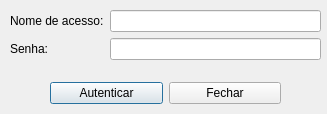
<?xml version="1.0" encoding="UTF-8"?>
<ui version="4.0">
 <class>fm_autenticacao</class>
 <widget class="QDialog" name="fm_autenticacao">
  <property name="geometry">
   <rect>
    <x>0</x>
    <y>0</y>
    <width>327</width>
    <height>114</height>
   </rect>
  </property>
  <property name="windowTitle">
   <string>Formulário de autenticação do sistema LifeLogging</string>
  </property>
  <widget class="QWidget" name="formLayoutWidget">
   <property name="geometry">
    <rect>
     <x>10</x>
     <y>10</y>
     <width>311</width>
     <height>61</height>
    </rect>
   </property>
   <layout class="QFormLayout" name="formLayout">
    <item row="0" column="0">
     <widget class="QLabel" name="label">
      <property name="text">
       <string>Nome de acesso:</string>
      </property>
     </widget>
    </item>
    <item row="0" column="1">
     <widget class="QLineEdit" name="lineEdit_nome_acesso"/>
    </item>
    <item row="1" column="0">
     <widget class="QLabel" name="label_2">
      <property name="text">
       <string>Senha:</string>
      </property>
     </widget>
    </item>
    <item row="1" column="1">
     <widget class="QLineEdit" name="lineEdit_senha">
      <property name="echoMode">
       <enum>QLineEdit::Password</enum>
      </property>
     </widget>
    </item>
   </layout>
  </widget>
  <widget class="QWidget" name="layoutWidget">
   <property name="geometry">
    <rect>
     <x>50</x>
     <y>80</y>
     <width>231</width>
     <height>27</height>
    </rect>
   </property>
   <layout class="QHBoxLayout" name="horizontalLayout">
    <item>
     <widget class="QPushButton" name="pushButton_autenticar">
      <property name="text">
       <string>Autenticar</string>
      </property>
     </widget>
    </item>
    <item>
     <widget class="QPushButton" name="pushButton_fechar">
      <property name="text">
       <string>Fechar</string>
      </property>
     </widget>
    </item>
   </layout>
  </widget>
 </widget>
 <resources/>
 <connections/>
</ui>
